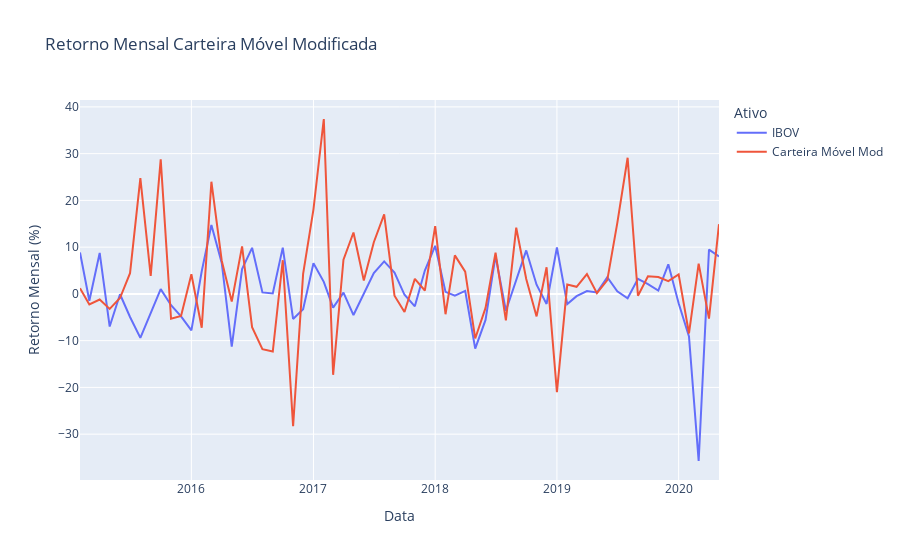

The cell this chart's notebook holds for it:
### Code cell
fig_m2 = px.line(df_valid[['IBOV', 'Carteira Móvel Mod']],
             title="Retorno Mensal Carteira Móvel Modificada",
             labels={
                 "variable": "Ativo",  "value": "Retorno Mensal (%)"
             })
# fig.update_xaxes(rangeslider_visible=True)
fig_m2.show()
